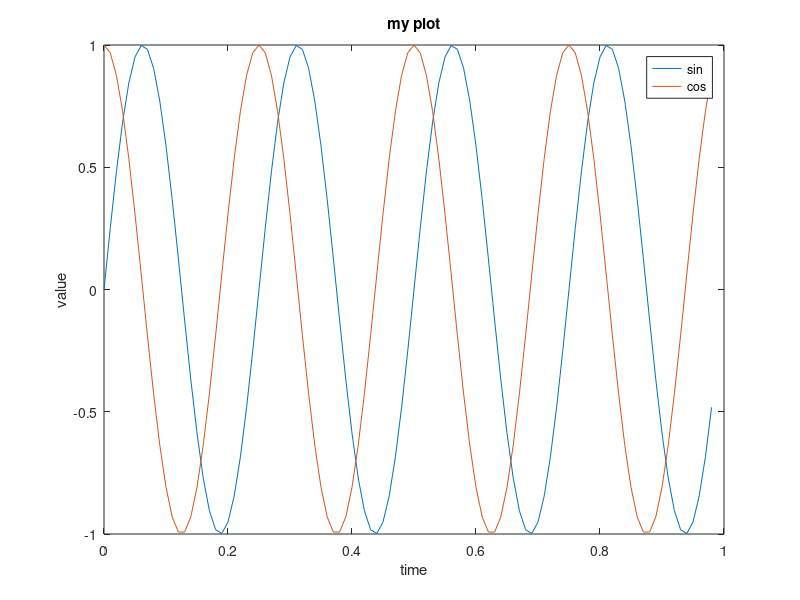
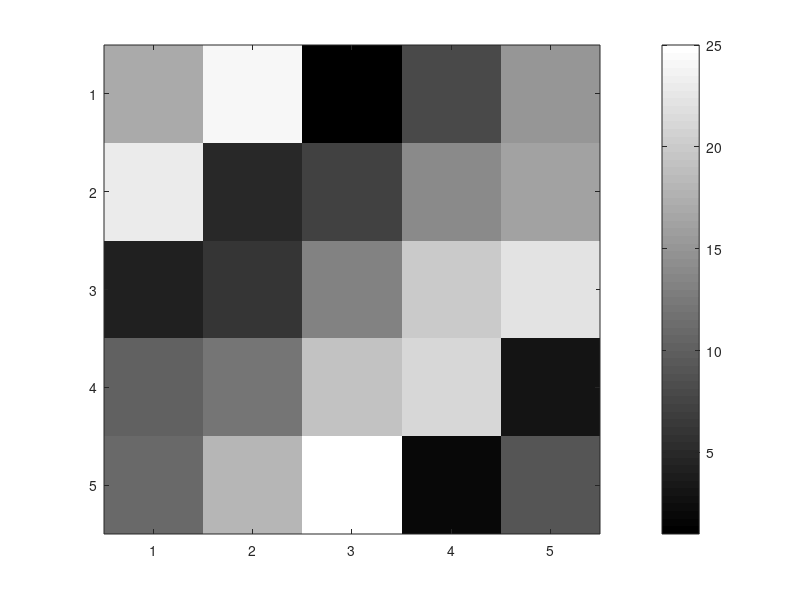

Source code (MATLAB) for these figures, in order:
t = [0:0.01:0.98];
y1 = sin(2*pi*4 *t);
plot(t,y1);
hold on;
y2 = cos(2*pi*4*t);
plot(t,y2);
xlabel('time')
ylabel('value')
legend('sin', 'cos')
title('my plot')
print -dpng 'myPlot.png'
close
figure(1); plot(t,y1);
figure(2); plot(t,y2);
subplot(1,2,1);plot(t,y1);
subplot(1,2,2); plot(t,y2);
axis([0.5 1 -1 1])
clf;
A = magic(5)
imagesc(A)
imagesc(A), colorbar
imagesc(A), colorbar, colormap gray